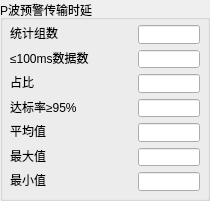
   <widget class="QGroupBox" name="groupBox">
    <property name="geometry">
     <rect>
      <x>330</x>
      <y>20</y>
      <width>210</width>
      <height>201</height>
     </rect>
    </property>
    <property name="autoFillBackground">
     <bool>true</bool>
    </property>
    <property name="title">
     <string>P波预警传输时延</string>
    </property>
    <widget class="QLabel" name="label">
     <property name="geometry">
      <rect>
       <x>10</x>
       <y>25</y>
       <width>48</width>
       <height>16</height>
      </rect>
     </property>
     <property name="text">
      <string>统计组数</string>
     </property>
    </widget>
    <widget class="QLineEdit" name="P_send_sum">
     <property name="enabled">
      <bool>true</bool>
     </property>
     <property name="geometry">
      <rect>
       <x>138</x>
       <y>25</y>
       <width>62</width>
       <height>19</height>
      </rect>
     </property>
     <property name="mouseTracking">
      <bool>false</bool>
     </property>
     <property name="readOnly">
      <bool>true</bool>
     </property>
    </widget>
    <widget class="QLabel" name="label_2">
     <property name="geometry">
      <rect>
       <x>10</x>
       <y>50</y>
       <width>83</width>
       <height>16</height>
      </rect>
     </property>
     <property name="text">
      <string>≤100ms数据数</string>
     </property>
    </widget>
    <widget class="QLineEdit" name="P_send_le_100">
     <property name="geometry">
      <rect>
       <x>138</x>
       <y>50</y>
       <width>62</width>
       <height>18</height>
      </rect>
     </property>
     <property name="autoFillBackground">
      <bool>true</bool>
     </property>
     <property name="readOnly">
      <bool>true</bool>
     </property>
    </widget>
    <widget class="QLabel" name="label_3">
     <property name="geometry">
      <rect>
       <x>10</x>
       <y>74</y>
       <width>24</width>
       <height>16</height>
      </rect>
     </property>
     <property name="text">
      <string>占比</string>
     </property>
    </widget>
    <widget class="QLineEdit" name="P_send_le_rate">
     <property name="geometry">
      <rect>
       <x>138</x>
       <y>74</y>
       <width>62</width>
       <height>19</height>
      </rect>
     </property>
     <property name="readOnly">
      <bool>true</bool>
     </property>
    </widget>
    <widget class="QLabel" name="label_6">
     <property name="geometry">
      <rect>
       <x>10</x>
       <y>123</y>
       <width>36</width>
       <height>16</height>
      </rect>
     </property>
     <property name="text">
      <string>平均值</string>
     </property>
    </widget>
    <widget class="QLineEdit" name="P_send_avg_t">
     <property name="geometry">
      <rect>
       <x>138</x>
       <y>123</y>
       <width>62</width>
       <height>19</height>
      </rect>
     </property>
     <property name="readOnly">
      <bool>true</bool>
     </property>
    </widget>
    <widget class="QLabel" name="label_7">
     <property name="geometry">
      <rect>
       <x>10</x>
       <y>148</y>
       <width>36</width>
       <height>16</height>
      </rect>
     </property>
     <property name="text">
      <string>最大值</string>
     </property>
    </widget>
    <widget class="QLineEdit" name="P_send_max_t">
     <property name="geometry">
      <rect>
       <x>138</x>
       <y>148</y>
       <width>62</width>
       <height>18</height>
      </rect>
     </property>
     <property name="readOnly">
      <bool>true</bool>
     </property>
    </widget>
    <widget class="QLabel" name="label_8">
     <property name="geometry">
      <rect>
       <x>10</x>
       <y>172</y>
       <width>36</width>
       <height>16</height>
      </rect>
     </property>
     <property name="text">
      <string>最小值</string>
     </property>
    </widget>
    <widget class="QLineEdit" name="P_send_min_t">
     <property name="geometry">
      <rect>
       <x>138</x>
       <y>172</y>
       <width>62</width>
       <height>19</height>
      </rect>
     </property>
     <property name="readOnly">
      <bool>true</bool>
     </property>
    </widget>
    <widget class="QLineEdit" name="P_send_pass">
     <property name="geometry">
      <rect>
       <x>138</x>
       <y>99</y>
       <width>62</width>
       <height>18</height>
      </rect>
     </property>
     <property name="readOnly">
      <bool>true</bool>
     </property>
    </widget>
    <widget class="QLabel" name="label_63">
     <property name="geometry">
      <rect>
       <x>10</x>
       <y>99</y>
       <width>70</width>
       <height>16</height>
      </rect>
     </property>
     <property name="text">
      <string>达标率≥95%</string>
     </property>
    </widget>
   </widget>
